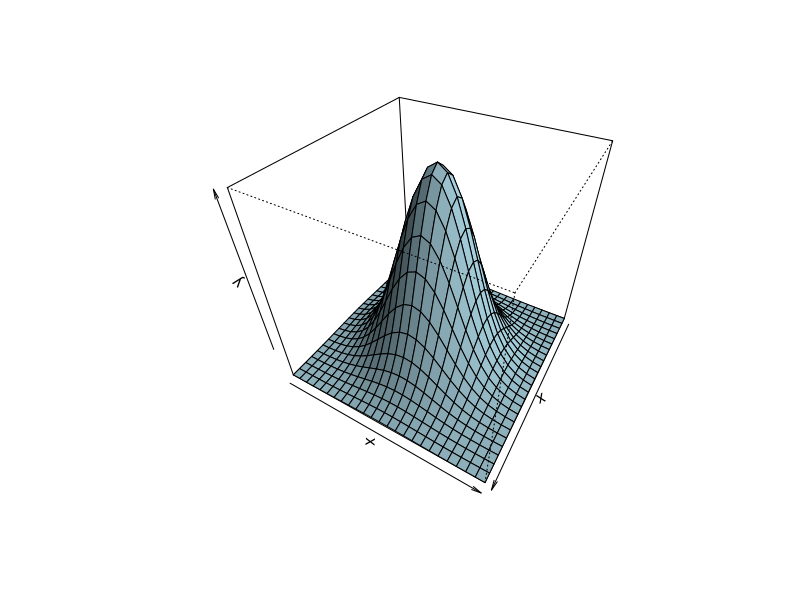

Source code (R):





gaussian <- function(u, v) {
  return ( exp( - t(u-v) %*% (u-v) / (2*1^2) ) )
}


N <- 25
x <- seq(-3,3,length=N)

y <- matrix( nrow=N, ncol=N )
for( i in 1:N ) {
  for( j in 1:N ) {
    y[i,j] <- gaussian( c(x[i],x[j]), c(0,0) )
  }
}


#par("mfcol"=c(1,2))
# 3d version Gaussian kernel
persp(x,x,y, col="lightblue", phi=40, theta=120, shade=0.3 )






